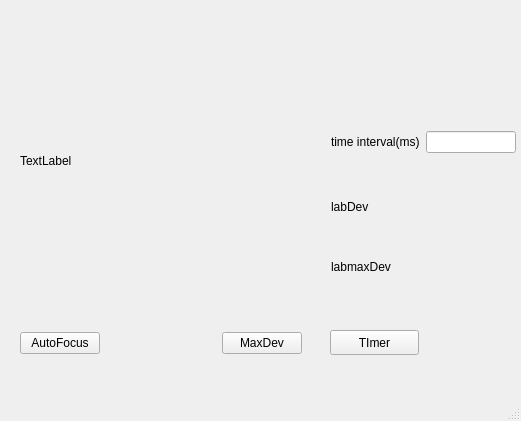
<?xml version="1.0" encoding="UTF-8"?>
<ui version="4.0">
 <class>MainWindow</class>
 <widget class="QMainWindow" name="MainWindow">
  <property name="geometry">
   <rect>
    <x>0</x>
    <y>0</y>
    <width>521</width>
    <height>421</height>
   </rect>
  </property>
  <property name="windowTitle">
   <string>MainWindow</string>
  </property>
  <widget class="QWidget" name="centralwidget">
   <widget class="QLabel" name="lblImage">
    <property name="geometry">
     <rect>
      <x>20</x>
      <y>20</y>
      <width>301</width>
      <height>281</height>
     </rect>
    </property>
    <property name="text">
     <string>TextLabel</string>
    </property>
   </widget>
   <widget class="QWidget" name="layoutWidget">
    <property name="geometry">
     <rect>
      <x>20</x>
      <y>330</y>
      <width>282</width>
      <height>27</height>
     </rect>
    </property>
    <layout class="QHBoxLayout" name="horizontalLayout">
     <item>
      <widget class="QPushButton" name="btnAutoFocus">
       <property name="text">
        <string>AutoFocus</string>
       </property>
      </widget>
     </item>
     <item>
      <spacer name="horizontalSpacer">
       <property name="orientation">
        <enum>Qt::Horizontal</enum>
       </property>
       <property name="sizeHint" stdset="0">
        <size>
         <width>108</width>
         <height>20</height>
        </size>
       </property>
      </spacer>
     </item>
     <item>
      <widget class="QPushButton" name="btnMaxDev">
       <property name="text">
        <string>MaxDev</string>
       </property>
      </widget>
     </item>
    </layout>
   </widget>
   <widget class="QPushButton" name="btnTimer">
    <property name="geometry">
     <rect>
      <x>330</x>
      <y>330</y>
      <width>89</width>
      <height>25</height>
     </rect>
    </property>
    <property name="text">
     <string>TImer</string>
    </property>
   </widget>
   <widget class="QWidget" name="layoutWidget">
    <property name="geometry">
     <rect>
      <x>331</x>
      <y>131</y>
      <width>185</width>
      <height>143</height>
     </rect>
    </property>
    <layout class="QVBoxLayout" name="verticalLayout">
     <item>
      <layout class="QHBoxLayout" name="horizontalLayout_2">
       <item>
        <widget class="QLabel" name="label">
         <property name="text">
          <string>time interval(ms)</string>
         </property>
        </widget>
       </item>
       <item>
        <widget class="QLineEdit" name="editInter"/>
       </item>
      </layout>
     </item>
     <item>
      <spacer name="verticalSpacer_2">
       <property name="orientation">
        <enum>Qt::Vertical</enum>
       </property>
       <property name="sizeHint" stdset="0">
        <size>
         <width>20</width>
         <height>28</height>
        </size>
       </property>
      </spacer>
     </item>
     <item>
      <widget class="QLabel" name="labDev">
       <property name="text">
        <string>labDev</string>
       </property>
      </widget>
     </item>
     <item>
      <spacer name="verticalSpacer">
       <property name="orientation">
        <enum>Qt::Vertical</enum>
       </property>
       <property name="sizeHint" stdset="0">
        <size>
         <width>20</width>
         <height>28</height>
        </size>
       </property>
      </spacer>
     </item>
     <item>
      <widget class="QLabel" name="labmaxDev">
       <property name="text">
        <string>labmaxDev</string>
       </property>
      </widget>
     </item>
    </layout>
   </widget>
  </widget>
  <widget class="QMenuBar" name="menubar">
   <property name="geometry">
    <rect>
     <x>0</x>
     <y>0</y>
     <width>521</width>
     <height>22</height>
    </rect>
   </property>
  </widget>
  <widget class="QStatusBar" name="statusbar"/>
 </widget>
 <resources/>
 <connections/>
</ui>
